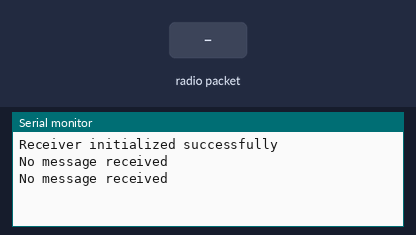
Bench run of a sketch on a simulated Arduino Uno, built with avr-gcc and run on an emulated ATmega328P. Shown: the last lines printed to the serial monitor. The test bench sets the inputs (shaded band). No radio packets arrive unless stated.

Above: at 1.8 s.
1.9 s: radio packet "1" arrives
At 2.6 s:
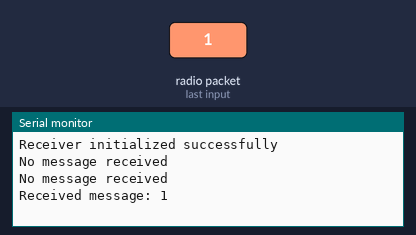
3.5 s: radio packet "0" arrives
At 4.8 s:
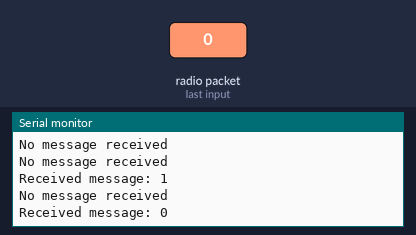
5.0 s: radio packet "2" arrives
At 5.8 s:
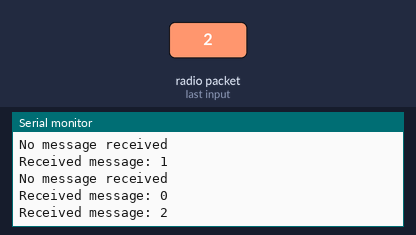

Measured:
- after the input at 1.9 s, the serial monitor: prints a new line after 0.11 s (image 1)
- after the input at 3.5 s, the serial monitor: prints a new line after 0.51 s (image 2)
- after the input at 5.0 s, the serial monitor: prints a new line at once (image 3)

The sketch:

NRF24_Receiver.ino
```cpp
#include <SPI.h>
#include <nRF24L01.h>
#include <RF24.h>

RF24 radio(9, 10); // CE, CSN

const byte address[6] = "00001";

void setup() {
  Serial.begin(9600);
  if (radio.begin()) {
    Serial.println("Receiver initialized successfully");
    radio.openReadingPipe(0, address);
    radio.setPALevel(RF24_PA_MIN);
    radio.startListening();
  } else {
    Serial.println("Receiver initialization failed");
  }
}

void loop() {
  if (radio.available()) {
    char text[32] = "";
    radio.read(&text, sizeof(text));
    Serial.print("Received message: ");
    Serial.println(text);
  } else {
    Serial.println("No message received");
  }
  delay(1000);
}
```
